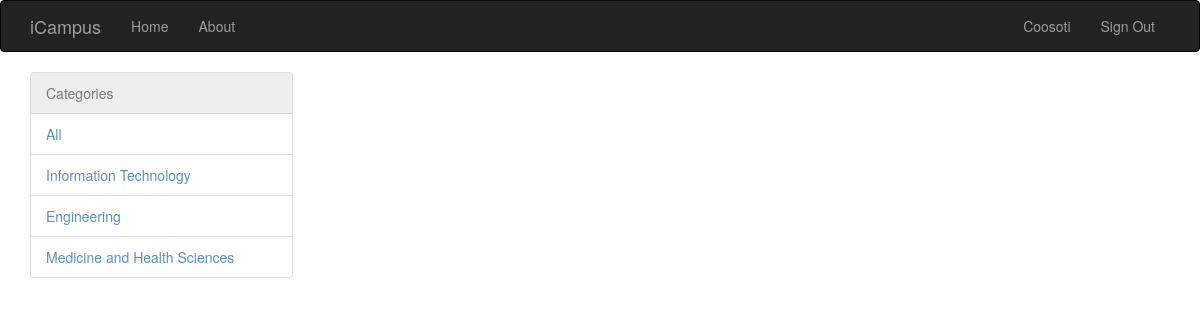
The app's page /category/2 (signed in) with its own data.
### app/models.py (models this page shows, shortened)
class User(UserMixin, db.Model):
    __tablename__='users'
    id = db.Column(db.Integer, primary_key = True)
    email = db.Column(db.String(64), unique=True, index=True)
    username = db.Column(db.String(64), unique=True, index=True)
    password_hash = db.Column(db.String(128))
    role_id = db.Column(db.Integer, db.ForeignKey('roles.id'))
    comments = db.relationship('Comment', backref='owner', lazy='dynamic')
    @property
    def password(self):
        raise AttributeError('password is not a readable attribute')

class Category(db.Model):
    __tablename__ = 'categories'
    id = db.Column(db.Integer, primary_key=True)
    name = db.Column(db.String(64))
    overview = db.Column(db.Text)
    careers = db.relationship('Career', backref='category', lazy='dynamic')

### app/main/views.py (the view)
@main.route('/')
@main.route('/category/<int:id>')
def home(id=None):
    categories = Category.query.all()
    careers = Career.query.all()
    category = Category.query.filter_by(id=id).first()
    if category:
       careers = category.careers
    return render_template('index.html', category=category, careers=careers, categories=categories)

### app/main/__init__.py (called while the page is built)
@main.app_context_processor
def inject_permissions():
    return dict(Permission=Permission)

### app/models.py (called while the page is built)
@login_manager.user_loader
def load_user(user_id):
    return User.query.get(int(user_id))

### app/templates/index.html (shortened to what this page needs)
{% extends 'base.html' %}
{% block page_content %}
	<div class="row">
		<div class="col-sm-3">
			<ul class="list-group">
			    <li class="list-group-item disabled">Categories</li>
				<li class="list-group-item" {% if not category %}class="selected"{% endif %}>
					<a href="/">All</a>
				</li>
				{% for category in categories %}
				<li class="list-group-item">
					<a href="{{ url_for('main.home', id=category.id) }}">{{ category.name }}</a>
				</li>
				{% endfor %}
			</ul>
		</div>
		<div class="col-sm-6">
	    </div>
	</div>
{% endblock %}

### app/templates/base.html (shortened to what this page needs)
{% extends "bootstrap/base.html" %}
{% block head %}
    {{ super() }}
    <link rel="stylesheet" href="{{ url_for('static', filename = 'css/base.css') }}">
    <link rel="stylesheet" href="{{ url_for('static', filename = 'css/comment.css') }}">
{% endblock %}
{% block navbar %}
<div class="navbar navbar-inverse" role="navigation">
    <div class="container">
        <div class="navbar-header">
            <a class="navbar-brand" href="/">iCampus</a>
        </div>
        <div class="navbar-collapse collapse">
            <ul class="nav navbar-nav">
                <li><a href="/">Home</a></li>
                <li><a href="/about">About</a></li>
            </ul>
            <ul class="nav navbar-nav navbar-right">
                {% if current_user.is_authenticated %}
                <li style=""><a href="">{{ current_user.username | capitalize }}</a></li>
                <li><a href="{{ url_for('auth.logout') }}">Sign Out</a></li>
                {% else %}
                <li><a href="{{ url_for('auth.login') }}">Sign In</a></li>
                <li><a href="{{ url_for('auth.register') }}">Register</a></li>
                {% endif %}
            </ul>
        </div>
    </div>
</div>
{% endblock %}
{% block content %}
<div class="container">
    {% block page_content %}{% endblock %}
</div>
{% endblock %}

### app/static/css/base.css (style rules this page uses)
a { text-decoration:none; color:#5993bb; }

### records on screen
User: username "Coosoti"
Category: name "Information Technology"
Category: name "Engineering"
Category: name "Medicine and Health Sciences"
